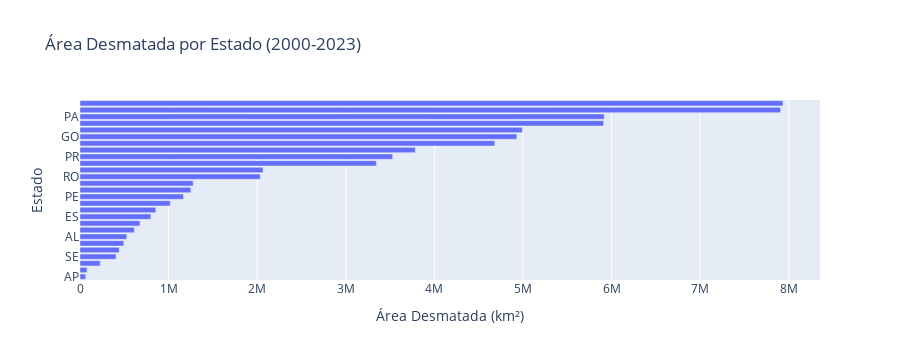

This figure's notebook cell:
### Code cell
import plotly.express as px
import pandas as pd

# Certifique-se de que o DataFrame 'df' está carregado corretamente
# com as colunas 'ano', 'estado' e 'desmatado'.
# Se necessário, execute o bloco de código que recarrega 'df' com a 'query_df_com_estado'
# antes de rodar este código.

# 1. Filtrar os dados para o período entre 2000 e 2023
df_periodo_2000_2023 = df[(df['ano'] >= 2000) & (df['ano'] <= 2023)]

if df_periodo_2000_2023.empty:
    print("Não há dados de desmatamento para o período entre 2000 e 2023 no DataFrame 'df'.")
else:
    # 2. Agrupar por estado e somar a área desmatada no período
    desmatamento_por_estado_total = df_periodo_2000_2023.groupby('estado')['desmatado'].sum().reset_index()
    desmatamento_por_estado_total.columns = ['Estado', 'Área Desmatada (km²)']

    # Opcional: Ordenar os estados pela área desmatada para que o gráfico fique mais claro
    desmatamento_por_estado_total = desmatamento_por_estado_total.sort_values(by='Área Desmatada (km²)', ascending=True)

    # 3. Criar o gráfico de barras horizontais para Estados
    fig_estado_barras = px.bar(desmatamento_por_estado_total,
                               x='Área Desmatada (km²)',
                               y='Estado',
                               title='Área Desmatada por Estado (2000-2023)',
                               orientation='h', # Define as barras como horizontais
                               text='Área Desmatada (km²)', # Exibe o valor da área desmatada na barra
                               height=600) # Ajusta a altura do gráfico para melhor visualização

    # Ajustar o formato do texto para ter duas casas decimais e posicioná-lo fora da barra
    fig_estado_barras.update_traces(texttemplate='%{text:.2f}', textposition='outside')
    fig_estado_barras.update_layout(uniformtext_minsize=8, uniformtext_mode='hide') # Esconder texto se for muito pequeno

    fig_estado_barras.show()

### Figure 1 — Plotly figure (JSON) as saved in the notebook; plotly's stock layout.template omitted (floating-point values rounded to 4 significant figures)
{"data": [{"alignmentgroup": "True", "hovertemplate": "Área Desmatada (km²)=%{text}<br>Estado=%{y}<extra></extra>", "legendgroup": "", "marker": {"color": "#636efa", "pattern": {"shape": ""}}, "name": "", "offsetgroup": "", "orientation": "h", "showlegend": false, "text": [64250.0, 80300.0, 227600.0, 406600.0, 442600.0, 494900.0, 528800.0, 613500.0, 676900.0, 799700.0, 856000.0, 1018000.0, 1168000.0, 1251000.0, 1278190, 2035000.0, 2067000.0, 3345000.0, 3529000.0, 3785000.0, 4682000.0, 4931000.0, 4993000.0, 5910000.0, 5918000.0, 7908000.0, 7935000.0], "textposition": "outside", "texttemplate": "%{text:.2f}", "type": "bar", "x": [64250.0, 80300.0, 227600.0, 406600.0, 442600.0, 494900.0, 528800.0, 613500.0, 676900.0, 799700.0, 856000.0, 1018000.0, 1168000.0, 1251000.0, 1278190, 2035000.0, 2067000.0, 3345000.0, 3529000.0, 3785000.0, 4682000.0, 4931000.0, 4993000.0, 5910000.0, 5918000.0, 7908000.0, 7935000.0], "xaxis": "x", "y": ["AP", "DF", "RR", "SE", "RN", "AC", "AL", "PB", "RJ", "ES", "AM", "PI", "PE", "CE", "SC", "RO", "TO", "MA", "PR", "RS", "SP", "GO", "MS", "BA", "PA", "MG", "MT"], "yaxis": "y"}], "layout": {"autosize": true, "barmode": "relative", "height": 360, "legend": {"tracegroupgap": 0}, "title": {"text": "Área Desmatada por Estado (2000-2023)"}, "uniformtext": {"minsize": 8, "mode": "hide"}, "xaxis": {"anchor": "y", "autorange": true, "domain": [0, 1], "range": [0, 8353000.0], "title": {"text": "Área Desmatada (km²)"}, "type": "linear"}, "yaxis": {"anchor": "x", "autorange": true, "domain": [0, 1], "range": [-0.5, 26.5], "title": {"text": "Estado"}, "type": "category"}}}
